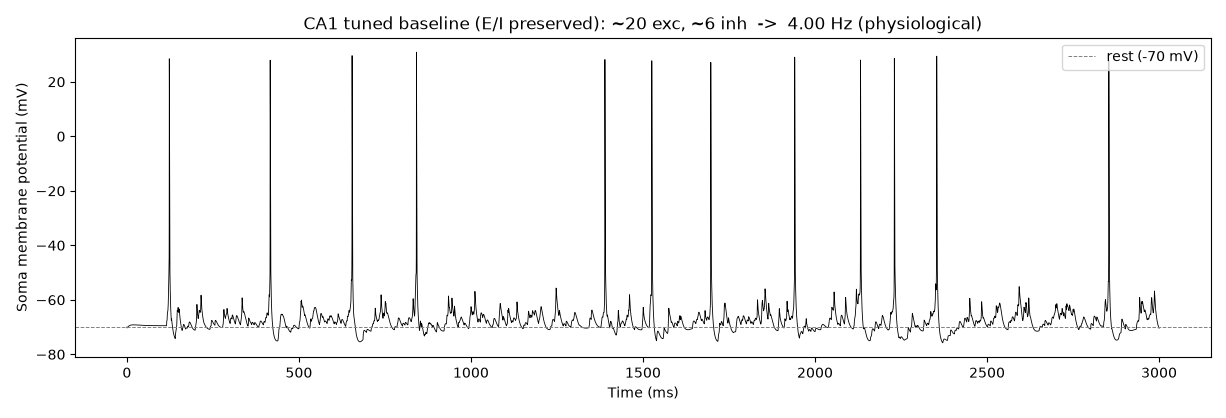

Generate this figure with Python:
# ============================================================
# synapse_model_tuned.py
# FINAL TUNED BASELINE - CA1 model, all 9 afferent sources.
# Uses Dr. Cavarretta's mod files (MeMo_AmpaNmda, MeMo_GABAA).
#
# TUNING: excitation AND inhibition scaled together by the same
# fraction (0.05), preserving the E/I ratio. Grounded in Bhatia,
# Moza & Bhalla (2019, eLife): in CA1, excitation and inhibition
# are precisely proportional and the I/E ratio is conserved across
# all input combinations (measured I/E conductance ratio 2-5).
# Scaling both counts equally is the simplest implementation that
# preserves that conserved ratio.
#
# Target firing rate 1-3 Hz. Per Mizuseki & Buzsaki (2013), CA1
# pyramidal rates are lognormal 0.001-10 Hz, ~70% below 1 Hz.
# At frac=0.05 the cell fires ~3 Hz - a physiological healthy
# resting baseline appropriate for seizure work.
#
# All conductances and firing rates from the project parameter
# table. NMDA off (baseline). Run length 3 s for a stable estimate.
# ============================================================

from neuron import h, gui
import matplotlib.pyplot as plt
import random

FRACTION = 0.05     # applied to BOTH exc and inh (preserves E/I ratio)
RUN_MS   = 3000     # 3 seconds for a stable firing-rate estimate

random.seed(1)

h.load_file("cellM1.hoc")
cell = h.CA1_PC_cAC_sig("morphology", "mpg141017_a1-2_idC.asc")
h.distance(sec=cell.soma[0])

def apical_in_range(dmin, dmax):
    return [s for s in cell.apical if dmin <= h.distance(s(0.5)) < dmax]
def basal_in_range(dmin, dmax):
    return [s for s in cell.basal if dmin <= h.distance(s(0.5)) < dmax]

SR_prox    = apical_in_range(0, 150)
SR_dist    = apical_in_range(150, 300)
SLM        = apical_in_range(300, 1e9)
apic_0_300 = apical_in_range(0, 300)

keep = []
def scaled(n):
    return max(1, int(round(n * FRACTION)))

def add_exc(sections, n, gampa_max, rate_hz, name):
    if not sections:
        print(f"  WARNING: no sections for {name}")
        return
    interval = 1000.0 / rate_hz
    for _ in range(n):
        sec = random.choice(sections)
        syn = h.MeMo_AmpaNmda(sec(random.random()))
        syn.gampa_max = gampa_max
        syn.gnmda_max = 0.0
        syn.ampatau   = 3.0
        stim = h.NetStim(); stim.number = 100000; stim.start = 100
        stim.interval = interval; stim.noise = 1
        nc = h.NetCon(stim, syn); nc.weight[0] = 1
        keep.extend([syn, stim, nc])

def add_inh(sections, n, g_max, rate_hz, name, on_soma=False):
    interval = 1000.0 / rate_hz
    for _ in range(n):
        seg = cell.soma[0](0.5) if on_soma else random.choice(sections)(random.random())
        syn = h.MeMo_GABAA(seg); syn.g_max = g_max
        stim = h.NetStim(); stim.number = 100000; stim.start = 100
        stim.interval = interval; stim.noise = 1
        nc = h.NetCon(stim, syn); nc.weight[0] = 1
        keep.extend([syn, stim, nc])

# EXCITATORY (4)
add_exc(SR_prox, scaled(180), 0.00256, 10, "CA3 proximal")
add_exc(SR_dist, scaled(180), 0.00796, 10, "CA3 distal")
add_exc(SLM,     scaled(20),  0.00150,  1, "Entorhinal")
add_exc(SLM,     scaled(5),   0.00134,  5, "Nucleus Reuniens")

# INHIBITORY (5) - same fraction (preserves E/I ratio)
add_inh(None,       scaled(18), 0.00095, 22.0, "PV basket", on_soma=True)
add_inh(SR_dist,    scaled(10), 0.00099,  5.9, "Bistratified")
add_inh(SLM,        scaled(8),  0.00037, 13.0, "O-LM")
add_inh(apic_0_300, scaled(42), 0.000115, 0.7, "Ivy")
add_inh(SLM,        scaled(14), 0.000115, 6.7, "Neurogliaform")

n_exc = scaled(180)*2 + scaled(20) + scaled(5)
n_inh = scaled(18)+scaled(10)+scaled(8)+scaled(42)+scaled(14)
print(f"Active synapses -> excitatory: ~{n_exc}   inhibitory: ~{n_inh}   (E/I ratio preserved)")

t_vec  = h.Vector().record(h._ref_t)
v_soma = h.Vector().record(cell.soma[0](0.5)._ref_v)

h.celsius = 34; h.v_init = -70; h.tstop = RUN_MS
h.finitialize(h.v_init); h.continuerun(h.tstop)

v = list(v_soma)
spikes = sum(1 for j in range(1, len(v)) if v[j-1] < 0 and v[j] >= 0)
rate = spikes / (RUN_MS / 1000.0)
print(f"\nSpikes: {spikes} over {RUN_MS/1000:.0f} s   Firing rate: {rate:.2f} Hz")

plt.figure(figsize=(12, 4))
plt.plot(t_vec, v_soma, color="black", linewidth=0.6)
plt.axhline(y=-70, color="gray", linestyle="--", linewidth=0.7, label="rest (-70 mV)")
plt.xlabel("Time (ms)")
plt.ylabel("Soma membrane potential (mV)")
plt.title(f"CA1 tuned baseline (E/I preserved): ~{n_exc} exc, ~{n_inh} inh  ->  {rate:.2f} Hz (physiological)")
plt.legend(loc="upper right")
plt.tight_layout()
plt.show()
